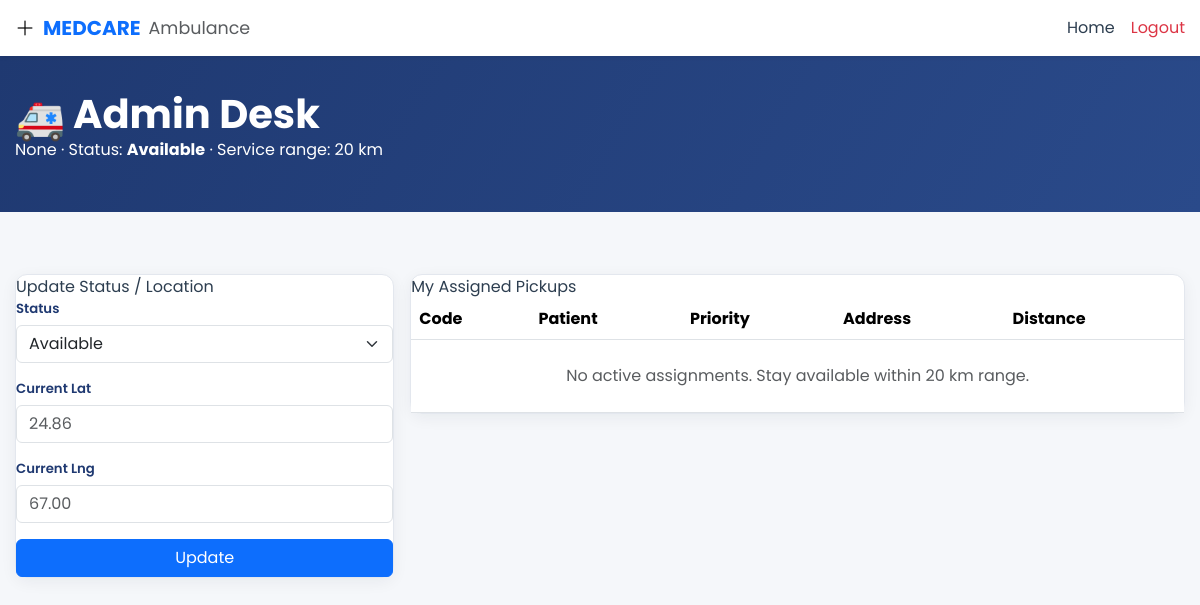
/ambulance (signed in), run on the app's committed database.
### app.py (models this page shows)
class User(db.Model):
    id = db.Column(db.Integer, primary_key=True)
    username = db.Column(db.String(80), unique=True, nullable=False)
    password_hash = db.Column(db.String(200), nullable=False)
    role = db.Column(db.String(20), nullable=False)  # admin, doctor, ambulance
    name = db.Column(db.String(120), nullable=False)
    specialty = db.Column(db.String(100), nullable=True)
    status = db.Column(db.String(30), default='Available')
    phone = db.Column(db.String(20), nullable=True)
    lat = db.Column(db.Float, nullable=True)
    lng = db.Column(db.Float, nullable=True)
    vehicle_type = db.Column(db.String(20), nullable=True)  # ALS / BLS
    vehicle_id = db.Column(db.String(20), nullable=True)

### app.py (the view)
@app.route('/ambulance')
@login_required(role='ambulance')
def ambulance_dashboard():
    user = User.query.get(session['user_id'])
    my_cases = Case.query.filter_by(assigned_ambulance_id=user.id).filter(Case.status.in_(['Active', 'Incoming', 'Dispatched'])).all()
    for c in my_cases:
        c.distance_km = round(haversine(user.lat, user.lng, c.patient_lat, c.patient_lng), 1) if (c.patient_lat and user.lat) else None
    return render_template('ambulance/dashboard.html', user=user, my_cases=my_cases)

### app.py (called while the page is built, shortened)
def login_required(role=None):
    from functools import wraps
    def decorator(f):
        @wraps(f)
        def wrapped(*args, **kwargs):
            if 'user_id' not in session:
                flash('Please login first.', 'warning')
                return redirect(url_for('login'))
            return f(*args, **kwargs)
        return wrapped
    return decorator

### templates/ambulance/dashboard.html (shortened to what this page needs)
{% extends "base.html" %}
{% block body %}
<nav class="navbar navbar-expand-lg bg-white shadow-sm sticky-top">
  <div class="container">
    <a class="navbar-brand d-flex align-items-center gap-2" href="{{ url_for('ambulance_dashboard') }}">
      <div class="logo-icon"><i class="bi bi-plus-lg"></i></div>
      <span class="fw-bold text-primary">MEDCARE</span>
      <small class="text-muted">Ambulance</small>
    </a>
    <div class="ms-auto d-flex align-items-center gap-3">
      <a href="{{ url_for('index') }}" class="nav-link">Home</a>
      <a href="{{ url_for('logout') }}" class="nav-link text-danger">Logout</a>
    </div>
  </div>
</nav>
<div class="page-header">
  <div class="container">
    <h1><i class="bi bi-ambulance me-2"></i>{{ user.vehicle_id or user.name }}</h1>
    <p>{{ user.vehicle_type }} · Status: <strong>{{ user.status }}</strong> · Service range: 20 km</p>
  </div>
</div>
<div class="container" style="padding-top: 36px; padding-bottom: 40px;">
  <div class="row g-3">
    <div class="col-md-4">
      <div class="content-card">
        <div class="card-header">Update Status / Location</div>
        <div class="card-body">
          <form method="POST" action="{{ url_for('ambulance_update_status') }}">
            <div class="mb-3">
              <label class="form-label">Status</label>
              <select name="status" class="form-select">
                <option value="Available" {% if user.status=='Available' %}selected{% endif %}>Available</option>
              </select>
            </div>
            <div class="mb-3">
              <label class="form-label">Current Lat</label>
              <input type="text" name="lat" class="form-control" value="{{ user.lat or '' }}" placeholder="24.86">
            </div>
            <div class="mb-3">
              <label class="form-label">Current Lng</label>
              <input type="text" name="lng" class="form-control" value="{{ user.lng or '' }}" placeholder="67.00">
            </div>
            <button type="submit" class="btn btn-primary w-100">Update</button>
          </form>
        </div>
      </div>
    </div>
    <div class="col-md-8">
      <div class="content-card">
        <div class="card-header">My Assigned Pickups</div>
        <div class="card-body p-0">
          <div class="table-responsive">
            <table class="table table-hover mb-0">
              <thead>
                <tr>
                  <th>Code</th>
                  <th>Patient</th>
                  <th>Priority</th>
                  <th>Address</th>
                  <th>Distance</th>
                </tr>
              </thead>
              <tbody>
                {% for c in my_cases %}
                <tr>
                  <td><strong>{{ c.case_code }}</strong></td>
                  <td>{{ c.patient_name }}</td>
                  <td><span class="badge badge-{{ c.priority|lower }}">{{ c.priority }}</span></td>
                  <td>{{ c.patient_address or '—' }}</td>
                  <td>
                    {% if c.distance_km is not none %}
                      <span class="{% if c.distance_km <= 20 %}text-success{% else %}text-danger{% endif %}">
                        {{ c.distance_km }} km
                      </span>
                    {% else %}
                      —
                    {% endif %}
                  </td>
                </tr>
                {% else %}
                <tr><td colspan="5" class="text-center text-muted py-4">No active assignments. Stay available within 20 km range.</td></tr>
                {% endfor %}
              </tbody>
            </table>
          </div>
        </div>
      </div>
    </div>
  </div>
</div>
{% endblock %}

### static/css/style.css (style rules this page uses)
:root { --navy: #1F3971; --navy-light: #2a4a8a; --yellow: #FFAE27; --red: #e53935; --dark: #2d3e50; --muted: #78909c; --bg: #f5f7fa; --border: #e3e7ee; }
* { box-sizing: border-box; }
html { -webkit-text-size-adjust: 100%; scroll-behavior: smooth; }
body { font-family: 'Poppins', sans-serif; background: var(--bg); color: var(--dark); margin: 0; overflow-x: hidden; min-height: 100vh; display: flex; flex-direction: column; }
a { text-decoration: none; }
.container { padding-left: 15px; padding-right: 15px; }
.container { max-width: 1200px; }
i.bi-ambulance, .bi-ambulance { display: inline-block; font-style: normal; }
i.bi-ambulance::before, .bi-ambulance::before { content: "🚑"; font-style: normal; display: inline-block; }
.page-header { background: linear-gradient(120deg, var(--navy), var(--navy-light)); color: #fff; padding: 34px 0; margin-bottom: 26px; }
.page-header h1, .page-header h4 { color: #fff; margin: 0; font-weight: 700; }
.content-card { background: #fff; border: 1px solid var(--border); border-radius: 12px; box-shadow: 0 4px 16px rgba(15,30,50,0.06); }
.form-label { font-size: 0.83rem; font-weight: 600; color: var(--navy); margin-bottom: 6px; display: block; }

### data on the page
User: name "Admin Desk", vehicle_type "None", status "Available"
